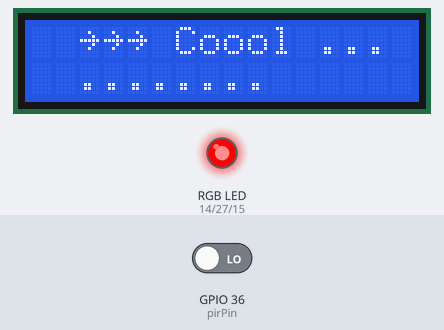
Simulated run of this program. Board: ESP32. Shown: 16×2 character LCD, an RGB LED mixed from three pins (HIGH = lit). Dashed ring = blinking. Inputs (shaded band) come from the test bench; at power-on: GPIO 36 (pirPin) LOW. What the program prints to the serial monitor is not drawn.

Above: at 1.2 s.
1.3 s: GPIO 36 (pirPin) driven HIGH
At 1.45 s:
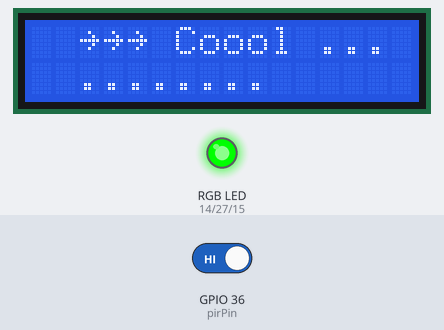
At 2.8 s:
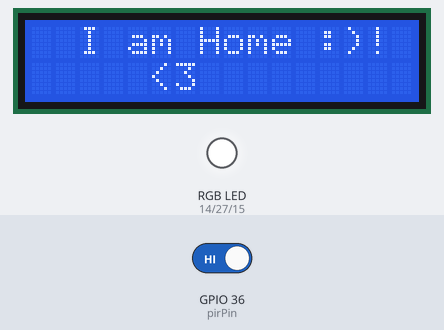
3.4 s: GPIO 36 (pirPin) driven LOW
At 4.2 s:
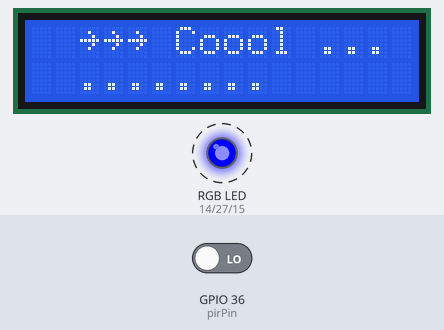
Timing chart, 0 to 12.1 s (numbered marks = the images above; inputs shaded):
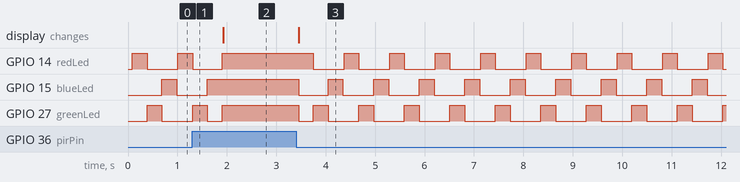

The program:

main.cpp
```cpp
#include <Arduino.h>
#include <LiquidCrystal_I2C.h>

// Define the PIR sensor and color channels pin number
const int pirPin = A0;
const int redLed = 14;
const int greenLed = 27;
const int blueLed = 15;

// Initialize the Liquid Crystal Display with the I2C address 0x27, 16 columns and 2 rows
LiquidCrystal_I2C lcd(0x27, 16, 2);

// Declare and initialize the RGB LED state
int state = 0;

void setup() {
  // Begin the serial communication with the defined baud rate of 115200
  Serial.begin(115200);

  // Set the PIR pin as an input and the LED pins as outputs
  pinMode(pirPin, INPUT);
  pinMode(redLed, OUTPUT);
  pinMode(greenLed, OUTPUT);
  pinMode(blueLed, OUTPUT);

  lcd.init();       // initialize the LCD
  lcd.clear();      // clear the LCD display
  lcd.backlight();  // Make sure backlight is on
}

// Set the intensity of the RGB LED color channels
void setColor(int R, int G, int B) {
  analogWrite(redLed, R);
  analogWrite(greenLed, G);
  analogWrite(blueLed, B);
}

void loop() {
  state = digitalRead(pirPin);  // Read the state of the PIR sensor
  if (state == HIGH) {
    setColor(255, 255, 255); // Turn RGB LED color to white
    Serial.println("Pekaboo!");  // Displaying the text "Pekaboo!" to the Serial Monitor output
    lcd.setCursor(2, 1);  //Move cursor to character 2 on line 1
    lcd.print("   <3   ");
    lcd.setCursor(2, 0);  //Set cursor to character 2 on line 0
    lcd.print("I am Home :)!");
    delay(1500); // Pause the program for 5 seconds after the RGB LED color turns to white
} else {
    Serial.println("Monitoring..."); // Displaying the text "Monitoring..." to the Serial Monitor output
    lcd.setCursor(2, 0);  //Move cursor to character 2 on line 1
    lcd.print("~~~ Coool ..."); // Displaying the text "~~~ Coool ..." to the Serial Monitor output
    lcd.setCursor(2, 1);  //Move cursor to character 2 on line 1
    lcd.print("........"); // Displaying the text "........" to the Serial Monitor output
    setColor(255, 0, 0);  // Turn RGB LED color to red
    delay(300); // Pause the program for 5 seconds after the RGB LED color turns to red
    setColor(0, 255, 0);  // Turn RGB LED color to green
    delay(300); // Pause the program for 5 seconds after the RGB LED color turns to green
    setColor(0, 0, 255); // Turn Set RGB LED color to blue
    delay(300); // Pause the program for 5 seconds after the RGB LED color turns to blue
    setColor(0, 0, 0); // Turn off the RGB LED Module
}

}
```

I2C_Scanner.cpp
```cpp
/*#include <Arduino.h>
#include <Wire.h>

void setup() {
  Serial.begin(115200);
  Wire.begin(); // Initialize I2C
  Serial.println("\nI2C Scanner");
}

void loop() {
  byte error, address;
  int nDevices = 0;
  Serial.println("Scanning...");

  for(address = 1; address < 127; address++ ) {
    Wire.beginTransmission(address);
    error = Wire.endTransmission();

    if (error == 0) {
      Serial.print("I2C device found at 0x");
      Serial.println(address, HEX);
      nDevices++;
    }
  }

  if (nDevices == 0) {
    Serial.println("No I2C devices found\n");
  }

  delay(5000);
}*/
```

Measured:
- after the input at 1.3 s, GPIO 14 (redLed): goes on until 1.9 s, then stays HIGH; GPIO 15 (blueLed): goes on until 1.6 s, then stays HIGH
- after the input at 3.4 s, GPIO 14 (redLed): alternates HIGH for 0.30 s and LOW for 0.62 s, starting after 0.35 s; GPIO 15 (blueLed): alternates HIGH for 0.30 s and LOW for 0.62 s, starting after 0.05 s; GPIO 27 (greenLed): HIGH → LOW after 0.05 s, then repeats every 0.92 s: HIGH 0.30 s, LOW 0.62 s; the display: changes after 0.05 s (image 3)
